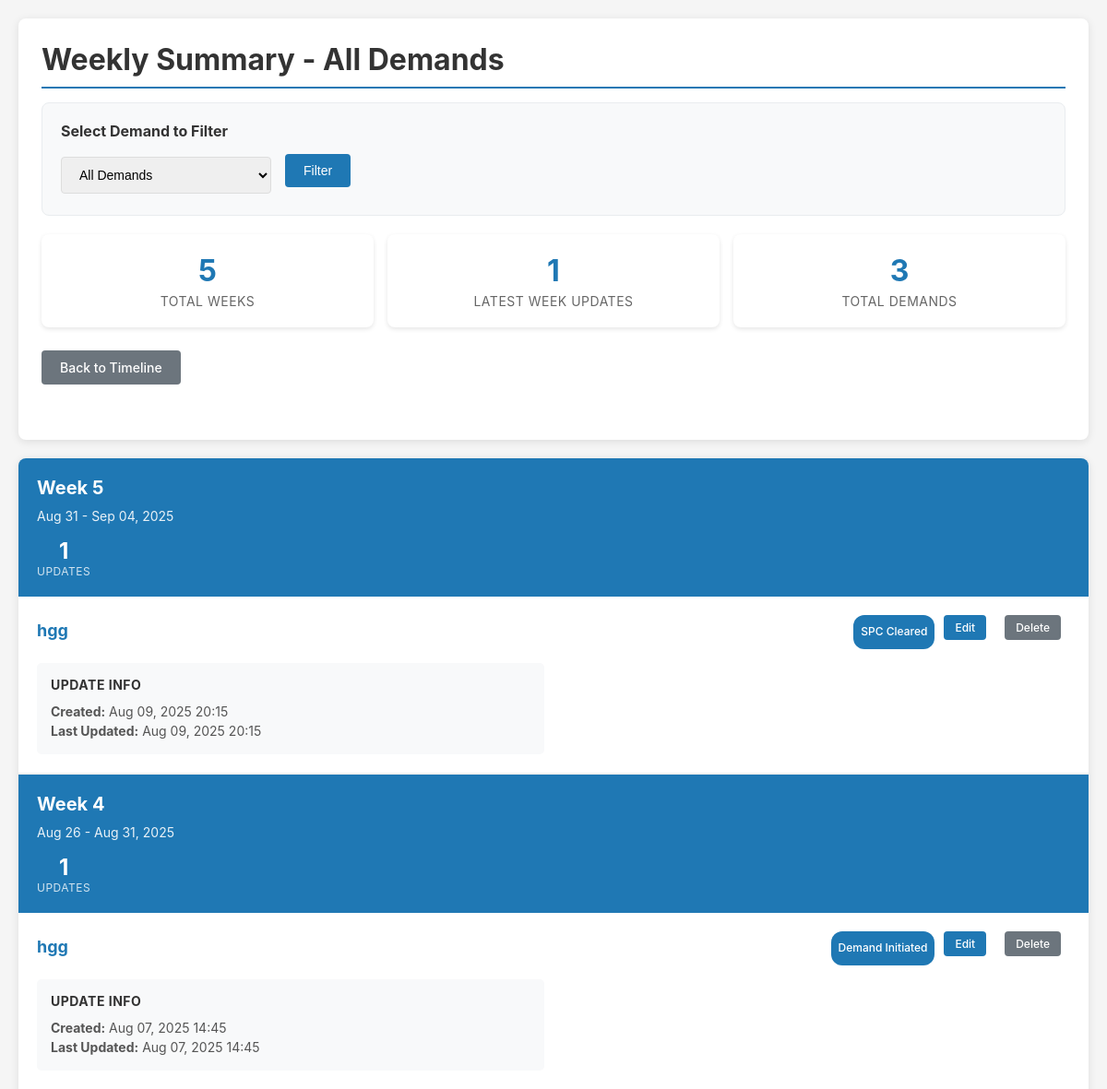
The page /weekly/summary/ (upper part) on the database as committed earlier.
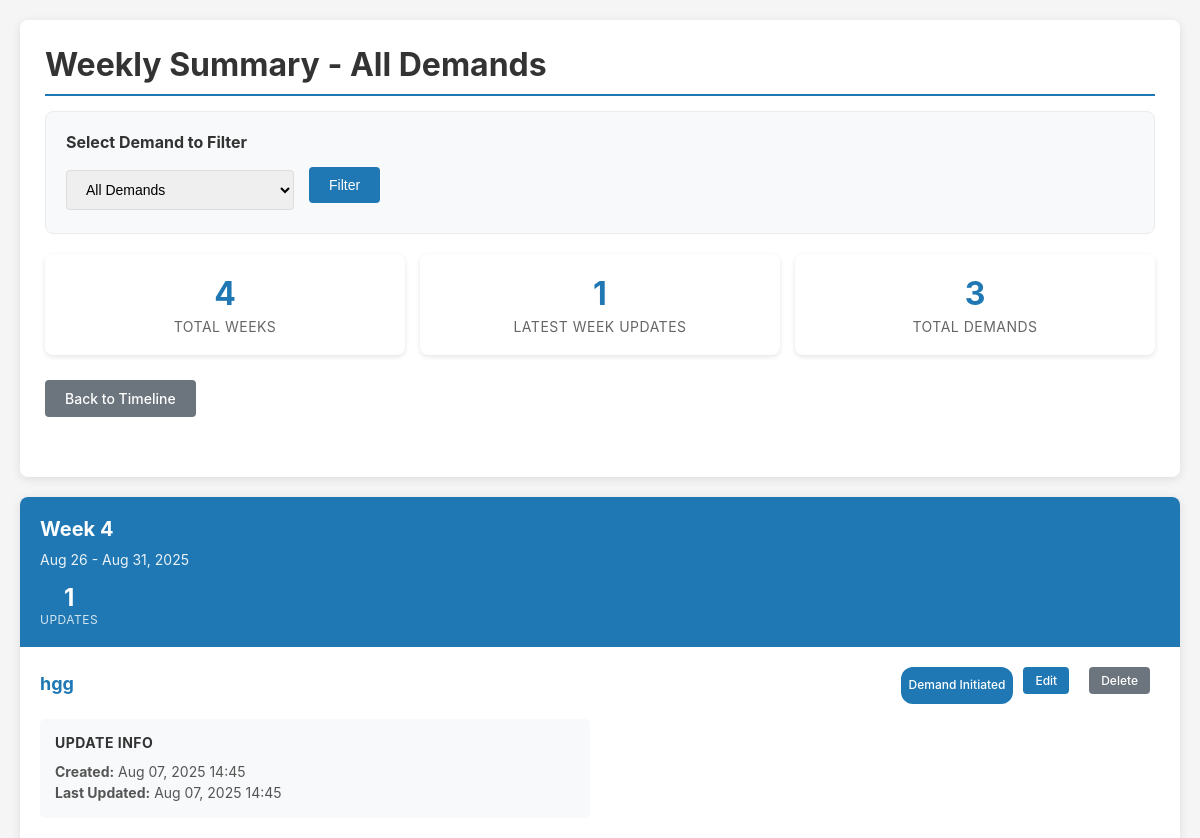
The same page on the database as committed later.
### trackerapp/models.py (models this page shows, shortened)
class WeeklyUpdate(models.Model):
    demand = models.ForeignKey(Demand, on_delete=models.CASCADE, related_name='weekly_updates')
    week_number = models.IntegerField()
    week_start_date = models.DateField()
    week_end_date = models.DateField()
    current_stage = models.CharField(max_length=50, choices=Stage.choices, null=True, blank=True)
    progress_percentage = models.IntegerField(default=0)
    challenges = models.TextField(blank=True, null=True)
    achievements = models.TextField(blank=True, null=True)
    next_week_plan = models.TextField(blank=True, null=True)
    created_at = models.DateTimeField(auto_now_add=True)
    updated_at = models.DateTimeField(auto_now=True)
    class Meta:
        unique_together = ('demand', 'week_number')
        ordering = ['-week_number']

class Demand(models.Model):
    name = models.CharField(max_length=200)
    created_at = models.DateTimeField(auto_now_add=True)
    demand_ID = models.CharField(max_length=100, null=True, blank=True)
    file_type = models.CharField(max_length=100, null=True, blank=True)
    file_subtype = models.CharField(max_length=100, null=True, blank=True)
    file_detail = models.CharField(max_length=100, null=True, blank=True)
    demand_amount = models.DecimalField(max_digits=15, decimal_places=2, null=True, blank=True)
    io_name = models.CharField(max_length=200, null=True, blank=True)
    start_date = models.DateField(null=True, blank=True)
    duration_months = models.IntegerField(null=True, blank=True)
    weekly_start_date = models.DateField(null=True, blank=True)
    weekly_end_date = models.DateField(null=True, blank=True)
    selected_stages = models.JSONField(default=list, blank=True)  # Store list of selected stage names

### trackerapp/views.py (the view)
# urls.py: path('weekly/summary/', views.weekly_summary, name='weekly_summary'),
def weekly_summary(request):
    all_demands = Demand.objects.all().order_by('name')
    selected_demand_id = request.GET.get('demand_id')
    selected_demand = None
    if selected_demand_id and selected_demand_id != 'all':
        selected_demand = get_object_or_404(Demand, id=selected_demand_id)
        weekly_updates = WeeklyUpdate.objects.filter(demand=selected_demand).order_by('-week_number')
    else:
        weekly_updates = WeeklyUpdate.objects.all().order_by('-week_number')
    weekly_summaries = {}
    for update in weekly_updates:
        week_key = f"Week {update.week_number}"
        if week_key not in weekly_summaries:
            weekly_summaries[week_key] = {
                'week_number': update.week_number,
                'week_start_date': update.week_start_date,
                'week_end_date': update.week_end_date,
                'updates': [],
                'update_count': 0
            }
        weekly_summaries[week_key]['updates'].append({
            'id': update.id,
            'demand_name': update.demand.name,
            'demand_id': update.demand.id,
            'current_stage': update.get_current_stage_display() if update.current_stage else None,
            'challenges': update.challenges,
            'achievements': update.achievements,
            'created_at': update.created_at,
            'updated_at': update.updated_at
        })
        weekly_summaries[week_key]['update_count'] += 1
    weekly_summaries = dict(sorted(weekly_summaries.items(), key=lambda x: x[1]['week_number'], reverse=True))
    return render(request, 'trackerapp/weekly_summary.html', {
        'weekly_summaries': weekly_summaries,
        'all_demands': all_demands,
        'selected_demand': selected_demand,
        'selected_demand_id': selected_demand_id or 'all'
    })

### trackerapp/templates/trackerapp/weekly_summary.html (shortened to what the changed rows need)
<!DOCTYPE html>
<html lang="en">
<head>
</head>
<body>
    <div class="container">
        <div class="header">
            <h1>Weekly Summary - All Demands</h1>
            <div class="summary-stats">
                <div class="stat-card">
                    <div class="stat-number">{{ weekly_summaries|length }}</div>
                    <div class="stat-label">Total Weeks</div>
                </div>
            </div>
        </div>
        {% if weekly_summaries %}
        <div class="weekly-updates">
            {% for week_key, week_data in weekly_summaries.items %}
            <div class="week-section">
                <div class="week-header">
                    <div class="week-title">{{ week_key }}</div>
                    <div class="week-dates">
                        {{ week_data.week_start_date|date:"M d" }} - {{ week_data.week_end_date|date:"M d, Y" }}
                    </div>
                    <div class="week-stats">
                        <div class="week-stat">
                            <div class="week-stat-number">{{ week_data.update_count }}</div>
                            <div class="week-stat-label">Updates</div>
                        </div>
                    </div>
                </div>
                {% for update in week_data.updates %}
                <div class="update-card">
                    <div class="update-header">
                        <div class="demand-info">
                            <div class="demand-name">{{ update.demand_name }}</div>
                        </div>
                        <div class="update-actions">
                            {% if update.current_stage %}
                            <span class="stage-badge">{{ update.current_stage }}</span>
                            {% endif %}
                            <a href="{% url 'edit_weekly_update' update_id=update.id %}"
                                class="btn btn-primary btn-small">Edit</a>
                            <a href="javascript:void(0)" class="btn btn-secondary btn-small"
                                onclick="deleteWeeklyUpdate({{ update.id }})">Delete</a>
                        </div>
                    </div>
                    <div class="update-content">
                        <div class="content-section">
                            <h4>Update Info</h4>
                            <p><strong>Created:</strong> {{ update.created_at|date:"M d, Y H:i" }}</p>
                            {% if update.updated_at != update.created_at %}
                            <p><strong>Last Updated:</strong> {{ update.updated_at|date:"M d, Y H:i" }}</p>
                            {% endif %}
                        </div>
                    </div>
                </div>
                {% endfor %}
            </div>
            {% endfor %}
        </div>
        {% endif %}
    </div>
</body>
</html>

Rows that differ between the two databases and show on the page:
removed WeeklyUpdate: week_start_date "Aug 31", week_end_date "Sep 04, 2025", created_at "Aug 09, 2025 20:15", updated_at "Aug 09, 2025 20:15"
Other text that changed with them:
{{ weekly_summaries|length }}: "5" → "4"
list line gone: "Week 5 - 1 UPDATES SPC Cleared Edit Delete UPDATE INFO Created: Last Updated:"
list line gone: "hgg"
